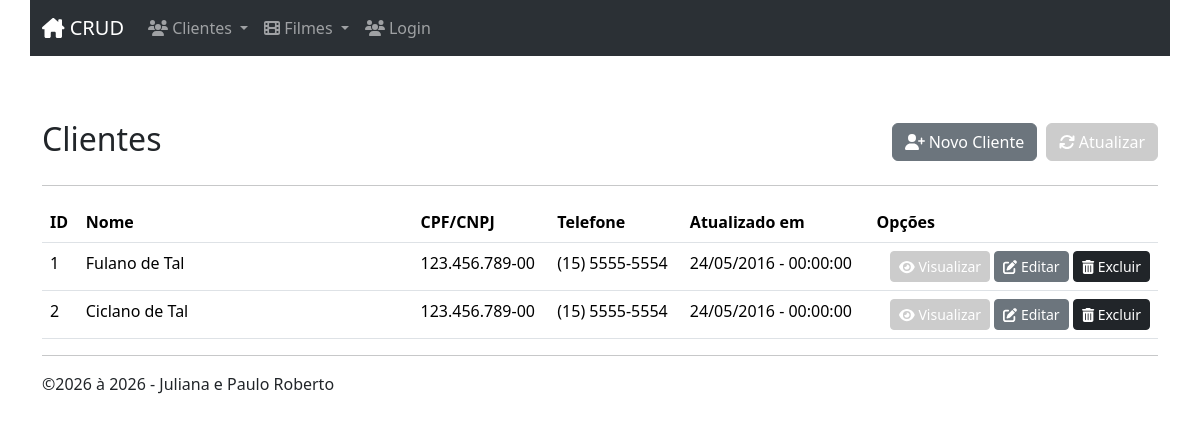
Page /customers/index.php on the committed database.
### tables this page shows
CREATE TABLE customers (
  id int NOT NULL AUTO_INCREMENT PRIMARY KEY,
  name varchar(255) NOT NULL,
  cpf_cnpj varchar(15) NOT NULL,
  birthdate datetime NOT NULL,
  address varchar(255) NOT NULL,
  hood varchar(100) NOT NULL,
  zip_code varchar(8) NOT NULL,
  city varchar(100) NOT NULL,
  state varchar(2) NOT NULL,
  phone varchar(11) NOT NULL,
  mobile varchar(11) NOT NULL,
  ie varchar(15) NOT NULL,
  created datetime NOT NULL,
  modified datetime NOT NULL
);

### inc/database.php (called while the page is built, shortened)
<?php
function open_database()
{
    try {
        $conn = new mysqli(DB_HOST, DB_USER, DB_PASSWORD, DB_NAME);
        $conn->set_charset("utf8");
        return $conn;
    } catch (Exception $e) {
        throw new Exception("Erro ao conectar no Banco de dados:<br>{$e->getMessage()}");
    }
}
function find($table = null, $id = null)
{
    $database = open_database();
    $found = null;
    try {
        if ($id) {
            $sql = "SELECT * FROM $table WHERE id = $id";
            $result = $database->query($sql);
            if ($result->num_rows > 0) {
                $found = $result->fetch_assoc();
            }
        } else {
            $sql = "SELECT * FROM $table";
            $result = $database->query($sql);
            if ($result->num_rows > 0) {
                $found = [];
                while ($row = $result->fetch_assoc()) {
                    array_push($found, $row);
                }
            }
        }
    } catch (Exception $e) {
        $_SESSION['message'] = $e->GetMessage();
        $_SESSION['type'] = 'danger';
    }
    return $found;
}
function find_all($table)
{
    return find($table);
}
?>

### customers/functions.php (called while the page is built, shortened)
<?php
function telefone($tel)
{
    return "(" . substr($tel, 0, 2) . ")" . substr($tel, 2, 5)
        . "-" . substr($tel, 7);
}
function index()
{
    $customers = find_all("customers");
}

### customers/index.php (the view, shortened to what this page needs)
<?php
include "functions.php";
index();
include HEADER_TEMPLATE;
?>
<header class="mt-2">
    <div class="row">
        <div class="col-sm-6">
            <h2>Clientes</h2>
        </div>
        <div class="col-sm-6 text-end h2">
            <a class="btn btn-secondary" href="add.php"><i class="fa-solid fa-user-plus"></i> Novo Cliente</a>
            <a class="btn btn-light" href="index.php"><i class="fa-solid fa-refresh"></i> Atualizar</a>
        </div>
    </div>
</header>
<hr>
<table class="table table-hover">
    <thead>
        <tr>
            <th>ID</th>
            <th width="30%">Nome</th>
            <th>CPF/CNPJ</th>
            <th>Telefone</th>
            <th>Atualizado em</th>
            <th>Opções</th>
        </tr>
    </thead>
    <tbody>
        <?php if ($customers): ?>
            <?php foreach ($customers as $customer): ?>
                <tr>
                    <td>
                        <?php echo $customer['id']; ?>
                    </td>
                    <td>
                        <?php echo $customer['name']; ?>
                    </td>
                    <td>
                        <?php echo $customer['cpf_cnpj']; ?>
                    </td>
                    <td><?= telefone($customer['phone']); ?></td>
                    <td>
                        <?php
                        $dt = new DateTime($customer['modified'], new DateTimeZone("America/Sao_Paulo"));
                        echo $dt->format("d/m/Y - H:i:s");
                        ?>
                    </td>
                    <td class="actions text-end">
                        <a href="view.php?id=<?php echo $customer['id']; ?>" class="btn btn-sm btn-light">
                            <i class="fa-solid fa-eye"></i> Visualizar
                        </a>
                        <a href="edit.php?id=<?php echo $customer['id']; ?>" class="btn btn-sm btn-secondary">
                            <i class="fa-solid fa-pen-to-square"></i> Editar
                        </a>
                        <a href="#" class="btn btn-sm btn-dark" data-bs-toggle="modal" data-bs-target="#delete-modal"
                            data-customer="<?php echo $customer['id']; ?>">
                            <i class="fa-solid fa-trash-can"></i> Excluir
                        </a>
                    </td>
                </tr>
            <?php endforeach; ?>
        <?php else: ?>
            <tr>
                <td colspan="6">Nenhum registro encontrado.</td>
            </tr>
        <?php endif; ?>
    </tbody>
</table>
<?php
include FOOTER_TEMPLATE;
?>

### inc/header.php (shortened to what this page needs)
<!DOCTYPE html>
<html lang="pt-br">
<head>
    <link rel="stylesheet" href="<?php echo BASEURL; ?>css/bootstrap.min.css">
    <link rel="stylesheet" href="<?php echo BASEURL; ?>css/all.min.css">
    <link rel="stylesheet" href="<?php echo BASEURL; ?>css/style.css">
</head>
<body>
    <nav class="navbar navbar-expand-lg bg-body-tertiary fixed-top container" data-bs-theme="dark">
        <div class="container-fluid">
            <a class="navbar-brand" href="<?php echo BASEURL; ?>index.php"><i class="fa-solid fa-house-chimney"></i>
                CRUD</a>
            <div class="collapse navbar-collapse" id="navbarSupportedContent">
                <ul class="navbar-nav me-auto mb-2 mb-lg-0">
                    <li class="nav-item dropdown">
                        <a class="nav-link dropdown-toggle" href="#" role="button" data-bs-toggle="dropdown"
                            aria-expanded="false">
                            <i class="fa-solid fa-users"></i> Clientes
                        </a>
                    </li>
                    <li class="nav-item dropdown">
                        <a class="nav-link dropdown-toggle" href="#" role="button" data-bs-toggle="dropdown"
                            aria-expanded="false">
                            <i class="fa-solid fa-film"></i> Filmes
                        </a>
                    </li>
                    <?php if(isset($_SESSION['user'])) : ?>
                        <?php if($_SESSION['user' == "admin"]) : ?>
                            <li class="nav-item dropdown">
                                <a class="nav-link dropdown-toggle" href="#" role="button" data-bs-toggle="dropdown"
                                    aria-expanded="false">
                                    <i class="fa-solid fa-user-lock"></i> Usuários
                                </a>
                                <ul class="dropdown-menu">
                                    <li>
                                        <a class="dropdown-item" href="<?php echo BASEURL; ?>usuarios/add.php">
                                            <i class="fa-solid fa-user-tie"></i> Adicionar Usuário
                                        </a>
                                    </li>
                                    <li>
                                        <a class="dropdown-item" href="<?php echo BASEURL; ?>usuarios">
                                            <i class="fa-solid fa-user-lock"></i> Gerenciar Usuários
                                        </a>
                                    </li>
                                </ul>
                            </li>
                        <?php endif; ?>
                        <li class="nav-item">
                            <a class="nav-link" href="<?php echo BASEURL; ?>inc/logout.php">
                                Bem vindo <?php echo $_SESSION['user'] ?>! <i class="fa-solid fa-person-walking-arrow-right"></i>
                                Desconectar
                            </a>
                        </li>
                    <?php else : ?>
                        <li class="nav-item">
                            <a class="nav-link" href="<?php echo BASEURL; ?>inc/login.php">
                                <i class="fa-solid fa-users"></i> Login
                            </a>
                        </li>
                    <?php endif; ?>
                </ul>
            </div>
        </div>
    </nav>
    <main class="container">

### inc/footer.php (shortened to what this page needs)
<hr>
</main>
<footer class="container">
    <?php $dt = new DateTime("now", new DateTimeZone("America/Sao_Paulo")); ?>
    <p>&copy;2026 à <?= $dt->format("Y"); ?> - Juliana e Paulo Roberto</p>
</footer>
</body>
</html>

### css/style.css (style rules this page uses)
main.container { margin-top: 70px; }

### inc/header.php (style rules this page uses)
body { padding-top: 50px; padding-bottom: 20px; }
.btn-light { background-color: #cccccc; border-color: #cccccc; color: #ffffff; }

### rows in the picture
customers: id "1", name "Fulano de Tal", cpf_cnpj "123.456.789-00", phone "(15) 5555-5554", modified "24/05/2016 - 00:00:00"
customers: id "2", name "Ciclano de Tal", cpf_cnpj "123.456.789-00", phone "(15) 5555-5554", modified "24/05/2016 - 00:00:00"

### other values in the picture
$dt->format("Y") "2026"
